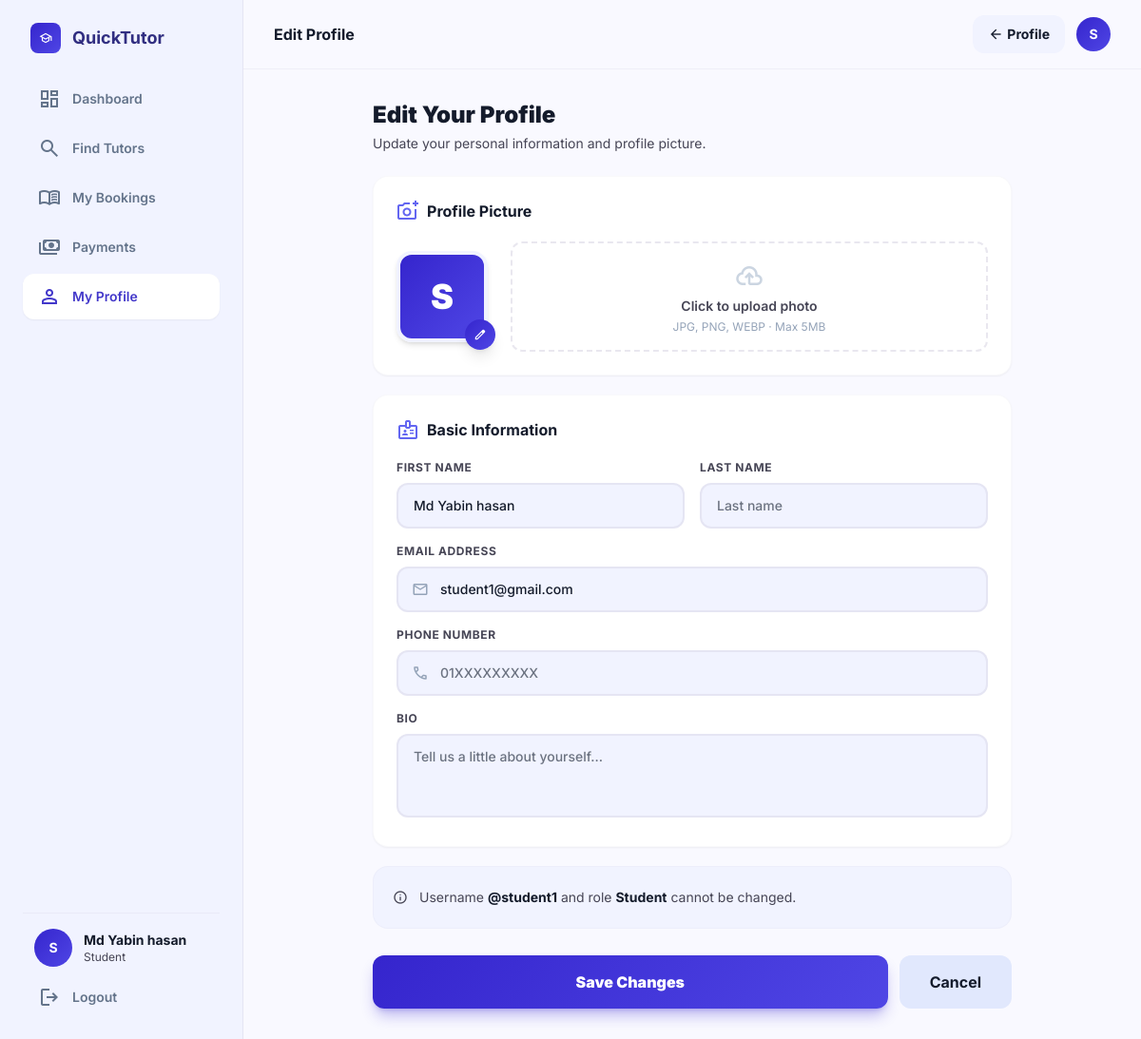
Page /accounts/edit-profile/ (signed in) on the committed database.
### accounts/models.py (models this page shows, shortened)
class User(AbstractUser):
    ROLE_CHOICES = (
        ('student', 'Student'),
        ('tutor', 'Tutor'),
    )
    role = models.CharField(max_length=10, choices=ROLE_CHOICES)
    avatar = models.ImageField(upload_to='avatars/', blank=True, null=True)
    phone = models.CharField(max_length=20, blank=True, null=True)
    bio = models.TextField(blank=True, null=True)

### accounts/views.py (the view, shortened to what this page needs)
# urls.py: path('edit-profile/', views.edit_profile_view, name='edit_profile'),
@login_required(login_url='login')
def edit_profile_view(request):
    user = request.user
    return render(request, 'accounts/edit_profile.html')

### templates/accounts/edit_profile.html (shortened to what this page needs)
{% extends 'base/luminary_base.html' %}
{% block page_title %}Edit Profile{% endblock %}
{% block nav_profile %}bg-white text-indigo-700 shadow-sm{% endblock %}
{% block topbar_action %}
<a href="/accounts/profile/" class="px-4 py-2 bg-surface-low hover:bg-surface-high font-bold rounded-xl text-sm transition-all flex items-center gap-1">
  <span class="material-symbols-outlined text-base">arrow_back</span> Profile
</a>
{% endblock %}
{% block content %}
<div class="max-w-2xl mx-auto">
  <div class="mb-6">
    <h2 class="text-2xl font-black text-on-surface">Edit Your Profile</h2>
    <p class="text-sm text-on-muted mt-1">Update your personal information and profile picture.</p>
  </div>
  <form method="POST" action="/accounts/edit-profile/" enctype="multipart/form-data" class="space-y-5">
    <div class="bg-white rounded-2xl border border-outline/10 shadow-sm p-6">
      <h3 class="font-bold text-base mb-5 flex items-center gap-2">
        <span class="material-symbols-outlined text-indigo-500">add_a_photo</span> Profile Picture
      </h3>
      <div class="flex items-center gap-6">
        <div class="relative flex-shrink-0">
          {% if user.avatar %}
            <img id="avatar-preview" src="{{ user.avatar.url }}" alt="Avatar"
                 class="w-24 h-24 rounded-2xl object-cover border-4 border-surface-low shadow-md">
          {% else %}
            <div id="avatar-preview-placeholder" class="w-24 h-24 rounded-2xl grad flex items-center justify-center text-white font-black text-4xl border-4 border-surface-low shadow-md">
              {{ user.username|upper|first }}
            </div>
          {% endif %}
          <label for="avatar-input" class="absolute -bottom-2 -right-2 w-8 h-8 grad rounded-full flex items-center justify-center text-white cursor-pointer shadow-lg hover:opacity-90 transition-all">
            <span class="material-symbols-outlined text-sm">edit</span>
          </label>
        </div>
        <div class="flex-1">
          <label for="avatar-input" class="block w-full border-2 border-dashed border-outline/40 rounded-xl p-4 text-center cursor-pointer hover:border-indigo-400 hover:bg-indigo-50 transition-all">
            <span class="material-symbols-outlined text-3xl text-slate-300 mb-1 block">cloud_upload</span>
            <p class="text-sm font-semibold text-on-muted">Click to upload photo</p>
            <p class="text-xs text-slate-400 mt-1">JPG, PNG, WEBP · Max 5MB</p>
          </label>
        </div>
      </div>
    </div>
    <div class="bg-white rounded-2xl border border-outline/10 shadow-sm p-6">
      <h3 class="font-bold text-base mb-5 flex items-center gap-2">
        <span class="material-symbols-outlined text-indigo-500">badge</span> Basic Information
      </h3>
      <div class="grid grid-cols-2 gap-4 mb-4">
        <div>
          <label class="block text-xs font-bold text-on-muted uppercase tracking-wider mb-2">First Name</label>
          <input type="text" name="first_name" value="{{ user.first_name }}"
            class="w-full px-4 py-3 bg-surface-low border-2 border-outline/30 rounded-xl text-sm font-medium focus:border-indigo-500 focus:bg-white transition-all outline-none"
            placeholder="First name">
        </div>
        <div>
          <label class="block text-xs font-bold text-on-muted uppercase tracking-wider mb-2">Last Name</label>
          <input type="text" name="last_name" value="{{ user.last_name }}"
            class="w-full px-4 py-3 bg-surface-low border-2 border-outline/30 rounded-xl text-sm font-medium focus:border-indigo-500 focus:bg-white transition-all outline-none"
            placeholder="Last name">
        </div>
      </div>
      <div class="mb-4">
        <label class="block text-xs font-bold text-on-muted uppercase tracking-wider mb-2">Email Address</label>
        <div class="relative">
          <span class="material-symbols-outlined absolute left-4 top-1/2 -translate-y-1/2 text-slate-400 text-lg">mail</span>
          <input type="email" name="email" value="{{ user.email }}"
            class="w-full pl-11 pr-4 py-3 bg-surface-low border-2 border-outline/30 rounded-xl text-sm font-medium focus:border-indigo-500 focus:bg-white transition-all outline-none"
            placeholder="your@email.com">
        </div>
      </div>
      <div class="mb-4">
        <label class="block text-xs font-bold text-on-muted uppercase tracking-wider mb-2">Phone Number</label>
        <div class="relative">
          <span class="material-symbols-outlined absolute left-4 top-1/2 -translate-y-1/2 text-slate-400 text-lg">phone</span>
          <input type="text" name="phone" value="{{ user.phone|default:'' }}"
            class="w-full pl-11 pr-4 py-3 bg-surface-low border-2 border-outline/30 rounded-xl text-sm font-medium focus:border-indigo-500 focus:bg-white transition-all outline-none"
            placeholder="01XXXXXXXXX">
        </div>
      </div>
      <div>
        <label class="block text-xs font-bold text-on-muted uppercase tracking-wider mb-2">Bio</label>
        <textarea name="bio" rows="3"
          class="w-full px-4 py-3 bg-surface-low border-2 border-outline/30 rounded-xl text-sm font-medium focus:border-indigo-500 focus:bg-white transition-all outline-none resize-none"
          placeholder="Tell us a little about yourself...">{{ user.bio|default:'' }}</textarea>
      </div>
    </div>
    <div class="bg-surface-low rounded-2xl p-5 border border-outline/10">
      <div class="flex items-center gap-3 text-sm text-on-muted">
        <span class="material-symbols-outlined text-base">info</span>
        <span>Username <strong class="text-on-surface">@{{ user.username }}</strong> and role <strong class="text-on-surface capitalize">{{ user.role }}</strong> cannot be changed.</span>
      </div>
    </div>
    <div class="flex gap-3 pt-2">
      <button type="submit" class="flex-1 py-4 grad text-white font-black rounded-xl text-base hover:opacity-90 transition-all shadow-lg shadow-primary/30 active:scale-95">
        Save Changes
      </button>
      <a href="/accounts/profile/" class="px-8 py-4 bg-surface-high text-on-surface font-bold rounded-xl text-base hover:bg-outline/20 transition-all text-center">
        Cancel
      </a>
    </div>
  </form>
</div>
{% endblock %}

### templates/base/luminary_base.html (shortened to what this page needs)
<!DOCTYPE html>
{% load static %}
<html lang="en">
<head>
<script src="https://cdn.tailwindcss.com?plugins=forms,container-queries"></script>
</head>
<body class="bg-surface text-on-surface min-h-screen">
<div class="flex min-h-screen">
<aside class="hidden md:flex h-screen w-64 flex-col p-6 space-y-6 bg-surface-low sticky top-0 border-r border-outline/30">
  <a href="/" class="flex items-center gap-3 px-2">
    <div class="w-8 h-8 rounded-lg grad flex items-center justify-center text-white flex-shrink-0">
      <span class="material-symbols-outlined text-sm">school</span>
    </div>
    <span class="text-lg font-bold text-indigo-900">QuickTutor</span>
  </a>
  <nav class="space-y-1 flex-1">
    <a href="/dashboard/" class="flex items-center gap-3 px-4 py-3 {% block nav_dashboard %}text-slate-500 hover:text-indigo-600 hover:bg-white/60{% endblock %} rounded-xl text-sm font-semibold transition-all hover:translate-x-1">
      <span class="material-symbols-outlined">dashboard</span> Dashboard
    </a>
    {% if user.is_superuser or user.is_staff %}
    <a href="/payments/manage/" class="flex items-center gap-3 px-4 py-3 {% block nav_pay_admin %}text-slate-500 hover:text-indigo-600 hover:bg-white/60{% endblock %} rounded-xl text-sm font-semibold transition-all hover:translate-x-1">
      <span class="material-symbols-outlined">payments</span> Payment Review
    </a>
    <a href="/admin-panel/users/" class="flex items-center gap-3 px-4 py-3 {% block nav_admin_users %}text-slate-500 hover:text-indigo-600 hover:bg-white/60{% endblock %} rounded-xl text-sm font-semibold transition-all hover:translate-x-1">
      <span class="material-symbols-outlined">manage_accounts</span> User Management
    </a>
    <a href="/admin-panel/bookings/" class="flex items-center gap-3 px-4 py-3 {% block nav_all_bookings %}text-slate-500 hover:text-indigo-600 hover:bg-white/60{% endblock %} rounded-xl text-sm font-semibold transition-all hover:translate-x-1">
      <span class="material-symbols-outlined">book_online</span> All Bookings
    </a>
    <a href="/admin-panel/tutors/" class="flex items-center gap-3 px-4 py-3 {% block nav_admin_tutors %}text-slate-500 hover:text-indigo-600 hover:bg-white/60{% endblock %} rounded-xl text-sm font-semibold transition-all hover:translate-x-1">
      <span class="material-symbols-outlined">school</span> Tutor Profiles
    </a>
    <a href="/admin-panel/reviews/" class="flex items-center gap-3 px-4 py-3 {% block nav_admin_reviews %}text-slate-500 hover:text-indigo-600 hover:bg-white/60{% endblock %} rounded-xl text-sm font-semibold transition-all hover:translate-x-1">
      <span class="material-symbols-outlined">star_rate</span> Reviews
    </a>
    {% elif user.role == 'student' %}
    <a href="/tutors/" class="flex items-center gap-3 px-4 py-3 {% block nav_tutors %}text-slate-500 hover:text-indigo-600 hover:bg-white/60{% endblock %} rounded-xl text-sm font-semibold transition-all hover:translate-x-1">
      <span class="material-symbols-outlined">search</span> Find Tutors
    </a>
    <a href="/bookings/" class="flex items-center gap-3 px-4 py-3 {% block nav_bookings %}text-slate-500 hover:text-indigo-600 hover:bg-white/60{% endblock %} rounded-xl text-sm font-semibold transition-all hover:translate-x-1">
      <span class="material-symbols-outlined">menu_book</span> My Bookings
    </a>
    <a href="/payments/" class="flex items-center gap-3 px-4 py-3 {% block nav_payments %}text-slate-500 hover:text-indigo-600 hover:bg-white/60{% endblock %} rounded-xl text-sm font-semibold transition-all hover:translate-x-1">
      <span class="material-symbols-outlined">payments</span> Payments
    </a>
    {% endif %}
    <a href="/accounts/profile/" class="flex items-center gap-3 px-4 py-3 {% block nav_profile %}text-slate-500 hover:text-indigo-600 hover:bg-white/60{% endblock %} rounded-xl text-sm font-semibold transition-all hover:translate-x-1">
      <span class="material-symbols-outlined">person</span> My Profile
    </a>
  </nav>
  <div class="border-t border-outline/20 pt-4">
    <div class="flex items-center gap-3 px-3 mb-3">
      {% if user.avatar %}
        <img src="{{ user.avatar.url }}" alt="{{ user.username }}"
             class="w-10 h-10 rounded-full object-cover flex-shrink-0 border-2 border-outline/20">
      {% else %}
        <div class="w-10 h-10 rounded-full grad flex items-center justify-center text-white font-bold text-sm flex-shrink-0">
          {{ user.username|upper|first }}
        </div>
      {% endif %}
      <div class="min-w-0">
        <p class="text-sm font-bold truncate">{{ user.get_full_name|default:user.username }}</p>
        <p class="text-xs text-on-muted capitalize">{% if user.is_superuser or user.is_staff %}Admin{% else %}{{ user.role }}{% endif %}</p>
      </div>
    </div>
    <a href="/accounts/logout/" class="flex items-center gap-3 px-4 py-2 text-slate-500 hover:text-red-500 text-sm font-semibold rounded-xl transition-all">
      <span class="material-symbols-outlined">logout</span> Logout
    </a>
  </div>
</aside>
<main class="flex-1 min-h-screen overflow-y-auto pb-20 md:pb-0">
  <header class="sticky top-0 z-50 bg-surface/90 backdrop-blur border-b border-outline/20 flex items-center justify-between px-6 md:px-8 py-4">
    <div class="flex items-center gap-3">
      <h1 class="text-base font-bold text-on-surface">{% block page_title %}QuickTutor{% endblock %}</h1>
    </div>
    <div class="flex items-center gap-3">
      {% block topbar_action %}{% endblock %}
      <a href="/accounts/profile/" class="flex-shrink-0">
        {% if user.avatar %}
          <img src="{{ user.avatar.url }}" alt="{{ user.username }}"
               class="w-9 h-9 rounded-full object-cover border-2 border-outline/20 hover:ring-2 hover:ring-primary transition-all">
        {% else %}
          <div class="w-9 h-9 grad rounded-full flex items-center justify-center text-white font-bold text-sm hover:opacity-90 transition-all">
            {{ user.username|upper|first }}
          </div>
        {% endif %}
      </a>
    </div>
  </header>
  <div class="px-6 md:px-8 py-6 md:py-8 max-w-screen-xl mx-auto">
    {% block content %}{% endblock %}
  </div>
</main>
</div>
</body>
</html>

### rows in the picture
User: username|first "S", get_full_name "Md Yabin hasan", role "Student", first_name "Md Yabin hasan", email "student1@gmail.com", username "student1"
